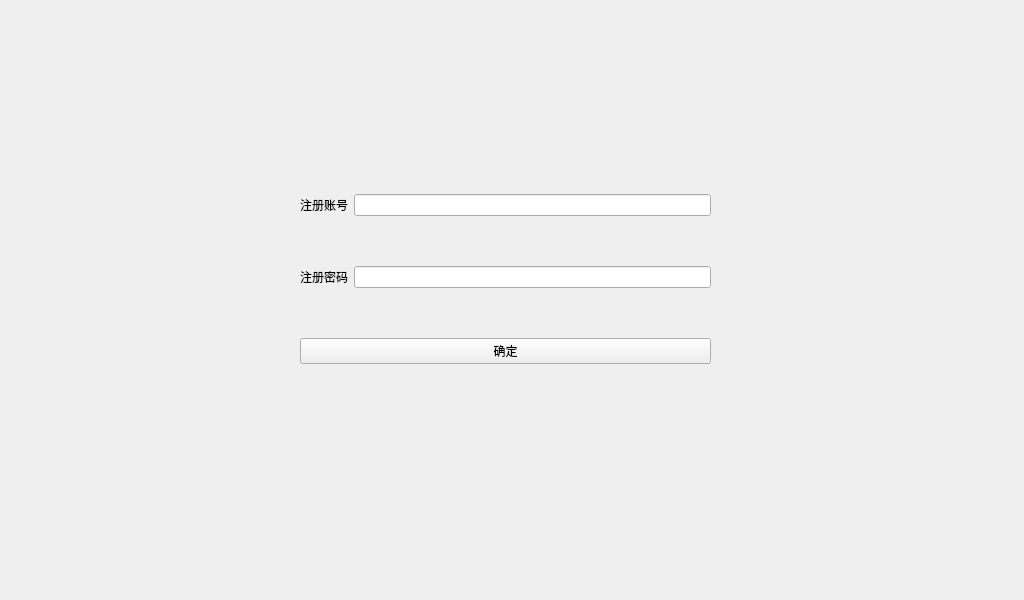
<?xml version="1.0" encoding="UTF-8"?>
<ui version="4.0">
 <class>RegistForm</class>
 <widget class="QWidget" name="RegistForm">
  <property name="geometry">
   <rect>
    <x>0</x>
    <y>0</y>
    <width>1024</width>
    <height>600</height>
   </rect>
  </property>
  <property name="minimumSize">
   <size>
    <width>1024</width>
    <height>600</height>
   </size>
  </property>
  <property name="maximumSize">
   <size>
    <width>1024</width>
    <height>600</height>
   </size>
  </property>
  <property name="windowTitle">
   <string>Form</string>
  </property>
  <widget class="QWidget" name="layoutWidget">
   <property name="geometry">
    <rect>
     <x>300</x>
     <y>150</y>
     <width>411</width>
     <height>261</height>
    </rect>
   </property>
   <layout class="QVBoxLayout" name="verticalLayout">
    <item>
     <layout class="QHBoxLayout" name="horizontalLayout">
      <item>
       <widget class="QLabel" name="label">
        <property name="text">
         <string>注册账号</string>
        </property>
       </widget>
      </item>
      <item>
       <widget class="QLineEdit" name="userEdit"/>
      </item>
     </layout>
    </item>
    <item>
     <layout class="QHBoxLayout" name="horizontalLayout_2">
      <item>
       <widget class="QLabel" name="label_2">
        <property name="text">
         <string>注册密码</string>
        </property>
       </widget>
      </item>
      <item>
       <widget class="QLineEdit" name="passwdEdit"/>
      </item>
     </layout>
    </item>
    <item>
     <widget class="QPushButton" name="pushButton">
      <property name="text">
       <string>确定</string>
      </property>
     </widget>
    </item>
   </layout>
  </widget>
 </widget>
 <resources/>
 <connections/>
</ui>
